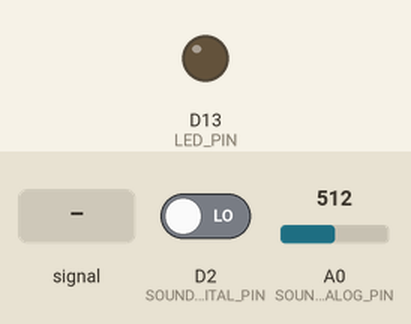
This sketch was run on a simulated STM32 Nucleo. Parts: output pins drawn as LEDs (lit = HIGH). The inputs (shaded band) are chosen by the test bench; at power-on: A0 (SOUND_ANALOG_PIN) = 512, D2 (SOUND_DIGITAL_PIN) LOW (analog values on the 0–1023 scale). What the sketch prints to the serial monitor is not drawn.

Above: at 2.2 s.
2.3 s: A0 (SOUND_ANALOG_PIN) fed a 200 Hz sine of ±81 counts around its level
At 3.2 s:
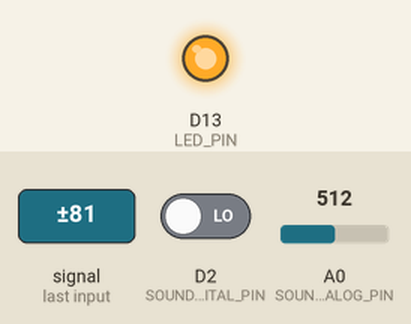
5.7 s: A0 (SOUND_ANALOG_PIN) set to 490
At 7.4 s:
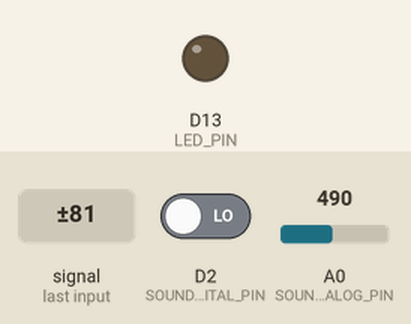
7.7 s: A0 (SOUND_ANALOG_PIN) fed a 2 Hz sine of ±306 counts around its level
At 8.6 s:
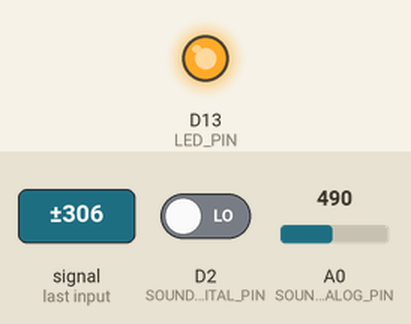
9.4 s: A0 (SOUND_ANALOG_PIN) set to 510
At 10.4 s:
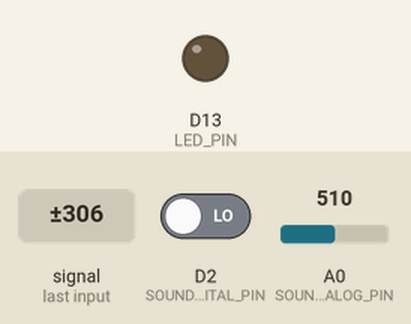
Timing chart, 0 to 12.4 s (numbered marks = the images above; inputs shaded):
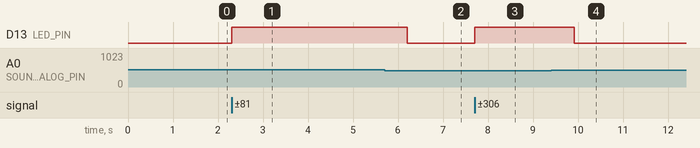

The sketch:

sound_sensor_high.ino
```cpp
/*
 * ============================================================================
 * 고감도 소리센서 모듈 테스트 코드 (High Sensitivity Sound Sensor Test)
 * ============================================================================
 * 보드: NUCLEO-F103RB (STM32F103RBT6)
 * 환경: Arduino IDE with STM32duino
 *
 * 핀 연결:
 *   소리센서 모듈    NUCLEO-F103RB
 *   -------------    -------------
 *   VCC          ->  3.3V 또는 5V
 *   GND          ->  GND
 *   AO (아날로그) ->  A0 (PA0)
 *   DO (디지털)   ->  D2 (PA10)
 *
 * 동작 설명:
 *   - 아날로그 출력: 소리 크기에 비례한 전압값
 *   - 디지털 출력: 설정 임계값 초과 시 HIGH/LOW 전환
 *   - 가변저항으로 감도 조절 가능
 *
 * 센서 특징:
 *   - LM393 비교기 사용
 *   - 고감도 마이크로폰 탑재
 *   - 감도 조절용 가변저항 포함
 * ============================================================================
 */

// 핀 정의
#define SOUND_ANALOG_PIN   PA0    // A0 - 아날로그 출력
#define SOUND_DIGITAL_PIN  PA10   // D2 - 디지털 출력
#define LED_PIN            LED_BUILTIN  // 내장 LED (PA5)

// 상수 정의
#define SAMPLE_COUNT       50     // 샘플링 횟수
#define SOUND_THRESHOLD    100    // 소리 감지 임계값 (소프트웨어)
#define NOISE_FLOOR        30     // 노이즈 바닥값

// 변수
int soundAnalogValue = 0;
int soundDigitalValue = 0;
int soundPeak = 0;
int soundMin = 4095;
unsigned long lastPrintTime = 0;
unsigned long soundDetectedTime = 0;
bool soundDetected = false;

void setup() {
    // 시리얼 통신 초기화
    Serial.begin(115200);
    while (!Serial) {
        ; // 시리얼 포트 연결 대기
    }

    // 핀 설정
    pinMode(SOUND_ANALOG_PIN, INPUT);
    pinMode(SOUND_DIGITAL_PIN, INPUT);
    pinMode(LED_PIN, OUTPUT);

    // ADC 해상도 설정 (12비트: 0-4095)
    analogReadResolution(12);

    Serial.println("================================================");
    Serial.println("  고감도 소리센서 테스트 (High Sensitivity)");
    Serial.println("================================================");
    Serial.println("보드: NUCLEO-F103RB");
    Serial.println("아날로그 핀: PA0 (A0)");
    Serial.println("디지털 핀: PA10 (D2)");
    Serial.println("ADC 해상도: 12비트 (0-4095)");
    Serial.println("------------------------------------------------");
    Serial.println("Tip: 모듈의 가변저항으로 감도를 조절하세요.");
    Serial.println("================================================");
    Serial.println();

    delay(1000);
}

void loop() {
    // 아날로그 값 읽기 (다중 샘플링으로 평균값 계산)
    long sumValue = 0;
    int maxValue = 0;
    int minValue = 4095;

    // 빠른 샘플링으로 피크값 감지
    for (int i = 0; i < SAMPLE_COUNT; i++) {
        int sample = analogRead(SOUND_ANALOG_PIN);
        sumValue += sample;
        if (sample > maxValue) maxValue = sample;
        if (sample < minValue) minValue = sample;
        delayMicroseconds(100);  // 100us 간격 샘플링
    }

    soundAnalogValue = sumValue / SAMPLE_COUNT;
    int soundAmplitude = maxValue - minValue;  // 진폭 계산

    // 디지털 값 읽기
    soundDigitalValue = digitalRead(SOUND_DIGITAL_PIN);

    // 피크값 업데이트
    if (soundAmplitude > soundPeak) {
        soundPeak = soundAmplitude;
    }

    // 소리 감지 판단 (진폭 기반)
    if (soundAmplitude > SOUND_THRESHOLD) {
        soundDetected = true;
        soundDetectedTime = millis();
        digitalWrite(LED_PIN, HIGH);
    }

    // LED 자동 OFF (500ms 후)
    if (soundDetected && (millis() - soundDetectedTime > 500)) {
        soundDetected = false;
        digitalWrite(LED_PIN, LOW);
    }

    // 시리얼 출력 (200ms 간격)
    if (millis() - lastPrintTime >= 200) {
        lastPrintTime = millis();

        // 아날로그 값 출력
        Serial.print("아날로그: ");
        Serial.print(soundAnalogValue);
        Serial.print(" | 진폭: ");
        Serial.print(soundAmplitude);
        Serial.print(" | 피크: ");
        Serial.print(soundPeak);

        // 디지털 값 출력
        Serial.print(" | 디지털: ");
        Serial.print(soundDigitalValue ? "HIGH" : "LOW ");

        // 소리 감지 상태
        Serial.print(" | ");
        if (soundAmplitude > SOUND_THRESHOLD) {
            Serial.print(">>> 소리 감지! <<<");
        }

        // 그래프 바 출력
        Serial.print(" [");
        int barLength = map(soundAmplitude, 0, 500, 0, 20);
        barLength = constrain(barLength, 0, 20);
        for (int i = 0; i < 20; i++) {
            if (i < barLength) {
                Serial.print("#");
            } else {
                Serial.print("-");
            }
        }
        Serial.println("]");
    }
}

// 소리 레벨을 dB 근사값으로 변환 (참고용)
float convertToDecibels(int analogValue) {
    if (analogValue <= NOISE_FLOOR) {
        return 0.0;
    }
    // 간단한 로그 스케일 변환 (실제 dB 측정이 아닌 근사값)
    float voltage = (analogValue / 4095.0) * 3.3;
    float dB = 20.0 * log10(voltage / 0.001);  // 1mV 기준
    return dB;
}

// 피크값 리셋 함수
void resetPeak() {
    soundPeak = 0;
}

// 특정 주파수 범위의 소리 감지 (간단한 구현)
bool detectSoundInRange(int minAmplitude, int maxAmplitude) {
    long sumValue = 0;
    int maxValue = 0;
    int minValue = 4095;

    for (int i = 0; i < SAMPLE_COUNT; i++) {
        int sample = analogRead(SOUND_ANALOG_PIN);
        if (sample > maxValue) maxValue = sample;
        if (sample < minValue) minValue = sample;
        delayMicroseconds(100);
    }

    int amplitude = maxValue - minValue;
    return (amplitude >= minAmplitude && amplitude <= maxAmplitude);
}
```

Measured:
- after the input at 2.3 s, D13 (LED_PIN): LOW → HIGH at once
- after the input at 5.7 s, D13 (LED_PIN): HIGH → LOW after 0.51 s
- after the input at 7.7 s, D13 (LED_PIN): LOW → HIGH at once
- after the input at 9.4 s, D13 (LED_PIN): HIGH → LOW after 0.51 s
